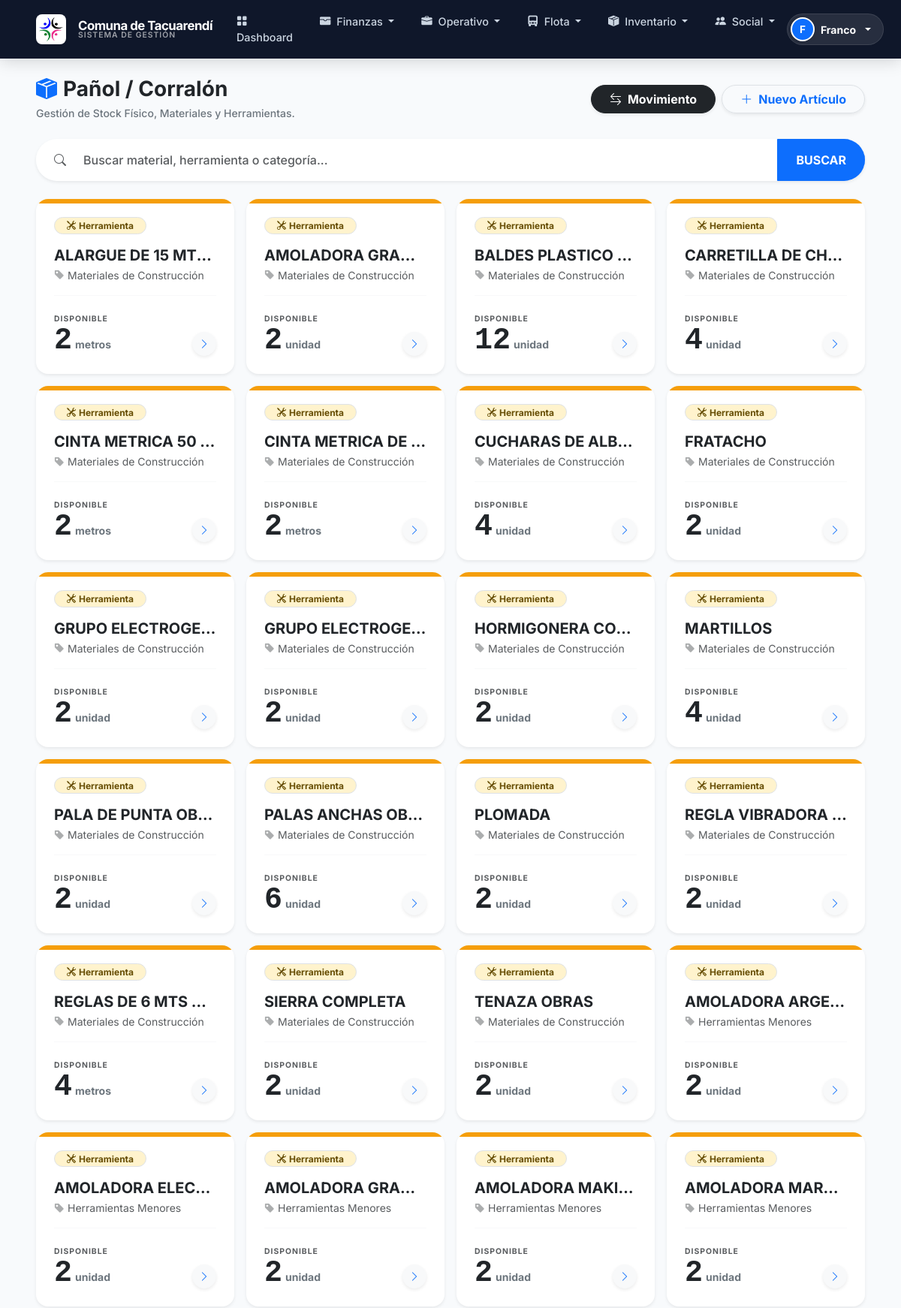
/inventario/ (signed in, upper part), run on the app's committed database.
### inventario/models.py (models this page shows, shortened)
class Insumo(models.Model):
    UNIDADES = [
        ('UNIDAD', 'Unidad'),
        ('KG', 'Kilogramos'),
        ('LT', 'Litros'),
        ('MTS', 'Metros'),
        ('BOLSA', 'Bolsa'),
        ('CAJA', 'Caja'),
    ]
    nombre = models.CharField(max_length=200)
    categoria = models.ForeignKey(CategoriaInsumo, on_delete=models.PROTECT, related_name="insumos")
    codigo = models.CharField(max_length=50, blank=True, null=True, help_text="Código interno o de barra")
    unidad = models.CharField(max_length=20, choices=UNIDADES, default='UNIDAD')
    stock_actual = models.DecimalField(max_digits=10, decimal_places=2, default=0)
    stock_minimo = models.DecimalField(max_digits=10, decimal_places=2, default=5, help_text="Alerta cuando baje de esto")
    es_herramienta = models.BooleanField(default=False, verbose_name="¿Es Herramienta/Activo?",
        help_text="Si se marca, habilita el sistema de Préstamos/Pañol.")
    descripcion = models.TextField(blank=True, null=True)
    ultima_actualizacion = models.DateTimeField(auto_now=True)
    class Meta:
        ordering = ['categoria', 'nombre']

class CategoriaInsumo(models.Model):
    nombre = models.CharField(max_length=100, unique=True)
    class Meta:
        verbose_name = "Categoría"
        verbose_name_plural = "Categorías"

### inventario/views.py (the view)
# urls.py: path('', views.StockListView.as_view(), name='stock_list'),
class StockListView(LoginRequiredMixin, ListView):
    model = Insumo
    template_name = "inventario/stock_list.html"
    context_object_name = "insumos"
    def get_queryset(self):
        qs = super().get_queryset()
        q = self.request.GET.get('q')
        if q:
            qs = qs.filter(nombre__icontains=q)
        return qs

### finanzas/context_processors.py (called while the page is built)
def roles_ctx(request):
    if request.user.is_authenticated:
        return get_roles_ctx(request.user)
    return {}

def comuna_ctx(request):
    return {
        "COMUNA_NOMBRE": getattr(settings, "COMUNA_NOMBRE", "Comuna de Tacuarendí"),
        "COMUNA_CUIT": getattr(settings, "COMUNA_CUIT", ""),
        "COMUNA_TELEFONO": getattr(settings, "COMUNA_TELEFONO", ""),
        "COMUNA_EMAIL": getattr(settings, "COMUNA_EMAIL", ""),
        "COMUNA_DIRECCION": getattr(settings, "COMUNA_DOMICILIO", ""),
    }

### finanzas/mixins.py (called while the page is built)
def _tiene_grupo(user, grupos):
    if not user:
        return False
    if not getattr(user, "is_authenticated", False):
        return False
    if user.is_superuser:
        return True
    return user.groups.filter(name__in=grupos).exists()

def es_admin_sistema(user):
    return _tiene_grupo(user, ["ADMIN_SISTEMA", "ADMIN"])

def es_staff_finanzas(user):
    return _tiene_grupo(user, ["Finanzas", "STAFF_FINANZAS", "TESORERIA", "SECRETARIA"])

def es_operador_finanzas(user):
    return _tiene_grupo(user, ["Finanzas", "OPERADOR_FINANZAS", "CAJA", "STAFF_FINANZAS", "ADMIN_SISTEMA"])

def es_operador_social(user):
    grupos_permitidos = [
        "Social",
        "Social Administración",
        "GENEROYNIÑEZ",
        "OPERADOR_SOCIAL",
        "MESA_ENTRADA",
        "STAFF_FINANZAS",
        "ADMIN_SISTEMA"
    ]
    return _tiene_grupo(user, grupos_permitidos)

def es_equipo_genero(user):
    return _tiene_grupo(user, ["GENEROYNIÑEZ", "ADMIN_SISTEMA"])

def puede_ver_historial_economico(user):
    if not user or not user.is_authenticated:
        return False
    if user.is_superuser:
        return True
    grupos_dinero = ["Finanzas", "STAFF_FINANZAS", "TESORERIA", "ADMIN_SISTEMA"]
    return user.groups.filter(name__in=grupos_dinero).exists()

### inventario/templates/inventario/stock_list.html (shortened to what this page needs)
{% extends "finanzas/base.html" %}
{% load humanize %}
{% block content %}
<div class="d-flex flex-column flex-md-row justify-content-between align-items-center mb-4 animate-fade-in gap-3">
    <div>
        <h1 class="h3 fw-bold text-dark mb-1">
            <i class="bi bi-box-seam-fill me-2 text-primary"></i>Pañol / Corralón
        </h1>
        <p class="text-secondary mb-0 fw-medium small">
            Gestión de Stock Físico, Materiales y Herramientas.
        </p>
    </div>
    <div class="d-flex gap-2">
        <a href="{% url 'inventario:movimiento_create' %}" class="btn btn-dark shadow-sm fw-bold rounded-pill px-4 hover-lift">
            <i class="bi bi-arrow-left-right me-2"></i>Movimiento
        </a>
        <a href="{% url 'inventario:insumo_create' %}" class="btn btn-white border shadow-sm fw-bold text-primary rounded-pill px-4 hover-lift">
            <i class="bi bi-plus-lg me-2"></i>Nuevo Artículo
        </a>
    </div>
</div>
<div class="row mb-4 animate-fade-in">
    <div class="col-12">
        <form method="get" class="position-relative">
            <div class="input-group shadow-sm rounded-pill overflow-hidden border-0">
                <span class="input-group-text bg-white border-0 ps-4"><i class="bi bi-search text-muted"></i></span>
                <input type="text" name="q" class="form-control border-0 py-3 text-dark fw-medium"
                       placeholder="Buscar material, herramienta o categoría..."
                       value="{{ request.GET.q }}" style="box-shadow: none;">
                <button type="submit" class="btn btn-primary px-4 fw-bold">BUSCAR</button>
            </div>
        </form>
    </div>
</div>
<div class="row g-3">
    {% for item in insumos %}
    <div class="col-12 col-md-6 col-lg-4 col-xl-3">
        <div class="card h-100 border-0 shadow-sm rounded-4 position-relative overflow-hidden hover-lift {% if item.stock_actual <= item.stock_minimo %}border border-danger border-opacity-50{% endif %}">
            <div class="position-absolute top-0 start-0 w-100" style="height: 6px; background: {% if item.es_herramienta %}#f59e0b{% else %}#3b82f6{% endif %};"></div>
            <div class="card-body p-4 d-flex flex-column">
                <div class="d-flex justify-content-between align-items-start mb-3">
                    <span class="badge {% if item.es_herramienta %}bg-warning-subtle text-warning-emphasis{% else %}bg-primary-subtle text-primary{% endif %} border border-opacity-10 rounded-pill px-3 py-1">
                        {% if item.es_herramienta %}
                            <i class="bi bi-tools me-1"></i>Herramienta
                        {% else %}
                            <i class="bi bi-box-seam me-1"></i>Insumo
                        {% endif %}
                    </span>
                </div>
                <div class="mb-3">
                    <a href="{% url 'inventario:insumo_detail' item.pk %}" class="text-decoration-none text-dark stretched-link">
                        <h5 class="fw-bold mb-1 text-truncate" title="{{ item.nombre }}">{{ item.nombre }}</h5>
                    </a>
                    <div class="small text-muted d-flex align-items-center">
                        <i class="bi bi-tag-fill me-1 opacity-50"></i>{{ item.categoria.nombre }}
                    </div>
                </div>
                <div class="mt-auto pt-3 border-top border-light">
                    <div class="d-flex justify-content-between align-items-end">
                        <div>
                            <span class="small text-uppercase fw-bold text-muted" style="font-size: 0.65rem; letter-spacing: 1px;">Disponible</span>
                            <div class="d-flex align-items-baseline gap-1">
                                <span class="display-6 fw-bold {% if item.stock_actual <= item.stock_minimo %}text-danger{% else %}text-dark{% endif %} font-monospace lh-1">
                                    {{ item.stock_actual|floatformat:0 }}
                                </span>
                                <span class="small fw-bold text-secondary">{{ item.get_unidad_display|lower }}</span>
                            </div>
                        </div>
                        <div class="btn btn-sm btn-light rounded-circle shadow-sm text-primary" style="width: 32px; height: 32px; padding: 0; display: flex; align-items: center; justify-content: center;">
                            <i class="bi bi-chevron-right"></i>
                        </div>
                    </div>
                </div>
            </div>
        </div>
    </div>
    {% endfor %}
</div>
{% endblock %}

### finanzas/templates/finanzas/base.html (shortened to what this page needs)
{% load static %}
{% load humanize %}
<!doctype html>
<html lang="es" data-bs-theme="light">
  <head>
    <link href="https://cdn.jsdelivr.net/npm/bootstrap@5.3.3/dist/css/bootstrap.min.css" rel="stylesheet">
    <link rel="stylesheet" href="https://cdn.jsdelivr.net/npm/bootstrap-icons@1.11.3/font/bootstrap-icons.min.css">
    <link href="https://cdn.jsdelivr.net/npm/select2@4.1.0-rc.0/dist/css/select2.min.css" rel="stylesheet" />
    <link rel="stylesheet" href="https://cdn.jsdelivr.net/npm/select2-bootstrap-5-theme@1.3.0/dist/select2-bootstrap-5-theme.min.css" />
    <link href="https://cdn.jsdelivr.net/npm/sweetalert2@11/dist/sweetalert2.min.css" rel="stylesheet">
  </head>
  <body>
    <nav class="navbar navbar-expand-lg navbar-dark navbar-glass sticky-top">
      <div class="container-fluid px-lg-5">
        <a class="navbar-brand d-flex align-items-center gap-3" href="{% url 'finanzas:home' %}">
            <div class="logo-box shadow-sm">
                <img src="{% static 'finanzas/img/logo-comuna.png' %}" onerror="this.style.display='none'" alt="Logo" class="logo-img">
            </div>
            <div class="d-flex flex-column lh-1">
                <span style="font-size: 1.05rem;">Comuna de Tacuarendí</span>
                <span class="brand-subtitle">Sistema de Gestión</span>
            </div>
        </a>
        <div class="collapse navbar-collapse" id="mainNav">
          {% if request.user.is_authenticated %}
            <ul class="navbar-nav mx-auto mb-2 mb-lg-0 gap-1 pt-2 pt-lg-0">
              <li class="nav-item">
                <a class="nav-link" href="{% url 'finanzas:dashboard' %}">
                    <i class="bi bi-grid-fill me-1"></i> Dashboard
                </a>
              </li>
              {% if es_operador_finanzas or es_staff_finanzas or es_admin_sistema or es_operador_social %}
              <li class="nav-item dropdown">
                <a class="nav-link dropdown-toggle" href="#" data-bs-toggle="dropdown">
                    <i class="bi bi-wallet-fill me-1"></i> Finanzas
                </a>
              </li>
              {% endif %}
              {% if es_operador_finanzas or es_operador_social or es_admin_sistema %}
              <li class="nav-item dropdown">
                <a class="nav-link dropdown-toggle" href="#" data-bs-toggle="dropdown">
                    <i class="bi bi-briefcase-fill me-1"></i> Operativo
                </a>
              </li>
              {% endif %}
              {% if es_operador_finanzas or es_operador_social or es_admin_sistema %}
              <li class="nav-item dropdown">
                <a class="nav-link dropdown-toggle" href="#" data-bs-toggle="dropdown">
                    <i class="bi bi-truck-front-fill me-1"></i> Flota
                </a>
              </li>
              {% endif %}
              {% if es_operador_finanzas or es_admin_sistema or es_operador_social %}
              <li class="nav-item dropdown">
                <a class="nav-link dropdown-toggle" href="#" data-bs-toggle="dropdown">
                    <i class="bi bi-box-seam-fill me-1"></i> Inventario
                </a>
              </li>
              {% endif %}
              <li class="nav-item dropdown">
                 <a class="nav-link dropdown-toggle" href="#" data-bs-toggle="dropdown">
                    <i class="bi bi-people-fill me-1"></i> Social
                </a>
              </li>
            </ul>
            <div class="d-flex align-items-center gap-3 pt-3 pt-lg-0">
                <div class="dropdown">
                    <a href="#" class="d-flex align-items-center gap-2 text-decoration-none dropdown-toggle p-1 rounded-pill bg-white bg-opacity-10 pe-3 text-white border border-white border-opacity-10 hover-lift" data-bs-toggle="dropdown">
                        <div class="bg-primary text-white rounded-circle d-flex align-items-center justify-content-center fw-bold shadow-sm border border-2 border-white" style="width: 32px; height: 32px; font-size: 0.85rem;">
                            {{ request.user.first_name|slice:":1"|default:request.user.username|slice:":1"|upper }}
                        </div>
                        <span class="small fw-bold">{{ request.user.first_name|default:request.user.username }}</span>
                    </a>
                </div>
            </div>
          {% else %}
            <div class="ms-auto">
                <a href="{% url 'login' %}" class="btn btn-light btn-sm px-4 fw-bold shadow-sm">Ingresar</a>
            </div>
          {% endif %}
        </div>
      </div>
    </nav>
    <main class="flex-grow-1 py-4">
      <div class="container-fluid px-lg-5">
        {% block content %}{% endblock %}
      </div>
    </main>
  </body>
</html>

### finanzas/templates/finanzas/base.html (style rules this page uses)
:root { --font-primary: 'Inter', sans-serif; --primary-color: #0f172a; --bg-body: #f8fafc; --text-main: #020617; --text-muted: #64748b; }
body { font-family: var(--font-primary); background-color: var(--bg-body); color: var(--text-main); min-height: 100vh; display: flex; flex-direction: column; }
.navbar-glass { background: #0f172a; padding: 0.6rem 0; box-shadow: 0 4px 20px rgba(0, 0, 0, 0.15); z-index: 1030; }
.navbar-brand { font-weight: 700; letter-spacing: -0.5px; color: #fff !important; }
.brand-subtitle { font-size: 0.65rem; text-transform: uppercase; letter-spacing: 1px; color: rgba(255,255,255,0.6); font-weight: 600; }
.nav-link { font-weight: 500; font-size: 0.9rem; color: #cbd5e1 !important; padding: 0.5rem 1rem !important; border-radius: 6px; transition: all 0.2s; }
.logo-box { background: white; padding: 4px; border-radius: 8px; display: flex; align-items: center; justify-content: center; height: 40px; width: 40px; }
.logo-img { max-height: 32px; width: auto; }
.card { border: 1px solid #e2e8f0; border-radius: 12px; box-shadow: 0 1px 3px rgba(0,0,0,0.05); }
.animate-fade-in { animation: fadeIn 0.4s ease-out; }
.hover-lift { transition: transform 0.2s; }

### data on the page
Insumo: es_herramienta True (drawn), nombre "ALARGUE DE 15 MT…", categoria.nombre "Materiales de Construcción", stock_actual "2", unidad "metros"
Insumo: es_herramienta True (drawn), nombre "AMOLADORA GRA…", categoria.nombre "Materiales de Construcción", stock_actual "2", unidad "unidad"
Insumo: es_herramienta True (drawn), nombre "BALDES PLASTICO…", categoria.nombre "Materiales de Construcción", stock_actual "12", unidad "unidad"
Insumo: es_herramienta True (drawn), nombre "CARRETILLA DE CH…", categoria.nombre "Materiales de Construcción", stock_actual "4", unidad "unidad"
Insumo: es_herramienta True (drawn), nombre "CINTA METRICA 50…", categoria.nombre "Materiales de Construcción", stock_actual "2", unidad "metros"
Insumo: es_herramienta True (drawn), nombre "CINTA METRICA DE…", categoria.nombre "Materiales de Construcción", stock_actual "2", unidad "metros"
Insumo: es_herramienta True (drawn), nombre "CUCHARAS DE ALB…", categoria.nombre "Materiales de Construcción", stock_actual "4", unidad "unidad"
Insumo: es_herramienta True (drawn), nombre "FRATACHO", categoria.nombre "Materiales de Construcción", stock_actual "2", unidad "unidad"
Insumo: es_herramienta True (drawn), nombre "GRUPO ELECTROGE…", categoria.nombre "Materiales de Construcción", stock_actual "2", unidad "unidad"
Insumo: es_herramienta True (drawn), nombre "GRUPO ELECTROGE…", categoria.nombre "Materiales de Construcción", stock_actual "2", unidad "unidad"
Insumo: es_herramienta True (drawn), nombre "HORMIGONERA CO…", categoria.nombre "Materiales de Construcción", stock_actual "2", unidad "unidad"
Insumo: es_herramienta True (drawn), nombre "MARTILLOS", categoria.nombre "Materiales de Construcción", stock_actual "4", unidad "unidad"
Insumo: es_herramienta True (drawn), nombre "PALA DE PUNTA OB…", categoria.nombre "Materiales de Construcción", stock_actual "2", unidad "unidad"
Insumo: es_herramienta True (drawn), nombre "PALAS ANCHAS OB…", categoria.nombre "Materiales de Construcción", stock_actual "6", unidad "unidad"
Insumo: es_herramienta True (drawn), nombre "PLOMADA", categoria.nombre "Materiales de Construcción", stock_actual "2", unidad "unidad"
Insumo: es_herramienta True (drawn), nombre "REGLA VIBRADORA…", categoria.nombre "Materiales de Construcción", stock_actual "2", unidad "unidad"
Insumo: es_herramienta True (drawn), nombre "REGLAS DE 6 MTS…", categoria.nombre "Materiales de Construcción", stock_actual "4", unidad "metros"
Insumo: es_herramienta True (drawn), nombre "SIERRA COMPLETA", categoria.nombre "Materiales de Construcción", stock_actual "2", unidad "unidad"
Insumo: es_herramienta True (drawn), nombre "TENAZA OBRAS", categoria.nombre "Materiales de Construcción", stock_actual "2", unidad "unidad"
Insumo: es_herramienta True (drawn), nombre "AMOLADORA ARGE…", categoria.nombre "Herramientas Menores", stock_actual "2", unidad "unidad"
Insumo: es_herramienta True (drawn), nombre "AMOLADORA ELECTO", categoria.nombre "Herramientas Menores", stock_actual "2", unidad "unidad"
Insumo: es_herramienta True (drawn), nombre "AMOLADORA GRA…", categoria.nombre "Herramientas Menores", stock_actual "2", unidad "unidad"
Insumo: es_herramienta True (drawn), nombre "AMOLADORA MAKI…", categoria.nombre "Herramientas Menores", stock_actual "2", unidad "unidad"
Insumo: es_herramienta True (drawn), nombre "AMOLADORA MAR…", categoria.nombre "Herramientas Menores", stock_actual "2", unidad "unidad"

### other printed values
{{ request.user.first_name|default:request.user.username }} "Franco"
